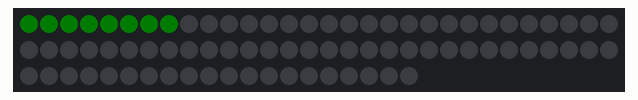
Recording of a sketch running on a simulated ATtiny85, built with avr-gcc and run on an emulated ATtiny85. On the bench: 80 RGB LEDs in strip order, left to right, continuing on the next row. Dim RGB values are drawn brighter than linear.

Above: at 0.4 s.
At 1.3 s:
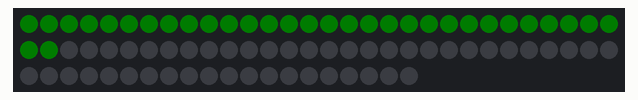
At 1.9 s:
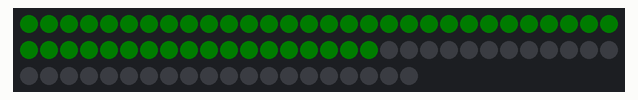
At 2.5 s:
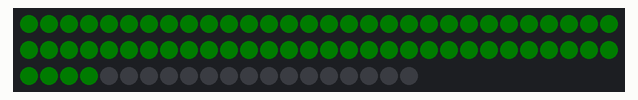
At 4.6 s:
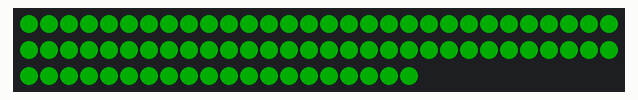

The sketch:

AndyMark_Simple_Lightsaber_Example.ino
```cpp
//This is simple "light saber" demo to show off the AM-2640 5V, Addressable LED strips http://www.andymark.com/product-p/am-2640.htm
//We ran this demo off of our AM-2287 ethernet arduino's http://www.andymark.com/product-p/am-2287.htm
//DO NOT try to power the whole strip off the arduino 5v regulator!
//At full bright white, the strip was drawing 1.5Amps or so. This will overheat the regulator.
//We recommend running these led strips off of the AM-0899 10-30Vin to 5V 5A out stepdown converter http://www.andymark.com/product-p/am-0899.htm
//If you want to get creative you could integrate this sound file to take this project to the next level http://www.mediacollege.com/downloads/sound-effects/star-wars/lightsaber/lightsaber_02.mp3
//Craig Kessler
//AndyMark , Inc. 12/04/2013

//https://code.google.com/p/fastspi/
//https://code.google.com/p/fastspi/wiki/CRGBreference
#include "FastSPI_LED2.h"

// How many leds are in the strip?
// The AM-2640 LED lightstrip is 2.5m long and has 80 leds.
// That is probably too long for a lightsaber but the strips can be cut to length at the junctions marked on the strip
// For easy wiring of cut strips use the AM-2641 clip on connector
#define NUM_LEDS 80

//Remember on the AM-2640 LED strip's yellow wire is ground! (don't blame us they come that way)

// Data pin that led data will be written out over
#define DATA_PIN 11   //Green wire from AM-2640's power connector

// Clock pin for SPI
#define CLOCK_PIN 13  //Blue wire from AM-2640's power connector

// This is an array of leds.  One item for each led in your strip.
CRGB leds[NUM_LEDS];

// This function sets up the leds and tells the controller about them
void setup()
{
  // Uncomment one of the following lines for your leds arrangement.
  // FastLED.addLeds<TM1803, DATA_PIN, RGB>(leds, NUM_LEDS);
  // FastLED.addLeds<TM1804, DATA_PIN, RGB>(leds, NUM_LEDS);
  // FastLED.addLeds<TM1809, DATA_PIN, RGB>(leds, NUM_LEDS);
  // FastLED.addLeds<WS2811, DATA_PIN, RGB>(leds, NUM_LEDS);
  // FastLED.addLeds<WS2812, DATA_PIN, RGB>(leds, NUM_LEDS);
  // FastLED.addLeds<WS2812B, DATA_PIN, RGB>(leds, NUM_LEDS);
  // FastLED.addLeds<UCS1903, DATA_PIN, RGB>(leds, NUM_LEDS);

  //This is the chipset in the AM-2640 LED strip
  FastLED.addLeds<WS2801, RGB>(leds, NUM_LEDS);

  // FastLED.addLeds<SM16716, RGB>(leds, NUM_LEDS);
  // FastLED.addLeds<LPD8806, RGB>(leds, NUM_LEDS);

  // FastLED.addLeds<WS2801, DATA_PIN, CLOCK_PIN, RGB>(leds, NUM_LEDS);
  // FastLED.addLeds<SM16716, DATA_PIN, CLOCK_PIN, RGB>(leds, NUM_LEDS);
  // FastLED.addLeds<LPD8806, DATA_PIN, CLOCK_PIN, RGB>(leds, NUM_LEDS);

  //Change the color value for the lightsaber color of your choice.
  //The last number controls how long the saber takes to complete the lighting sequence.
  light_saber_on(CRGB::Green, 35);
}

// This function runs over and over, and is where you do the magic to light
// your leds.
void loop()
{
  //Nothing to do here.  lightsaber function call is done once in setup()
}

void light_saber_on(uint32_t c, uint8_t wait)
{
  int led_number = 0;
  FastLED.clear();
  FastLED.setBrightness(5);

  for(led_number = 0; led_number < NUM_LEDS; led_number++)
  {
    delay(wait);
    leds[led_number] = c;
    FastLED.show();
    //FastLED.show_one(led_number, led_brightness);
  }
  //Increase "beam" intensity with "power flicker"
  for (int led_brightness = 5; led_brightness <= 100; led_brightness+=5  )
  {
    FastLED.setBrightness(led_brightness);
    FastLED.show();
    delay(40);
  }
  for (int led_brightness = 100; led_brightness >= 50; led_brightness-=5  )
  {
    FastLED.setBrightness(led_brightness);
    FastLED.show();
    delay(30);
  }
  for (int led_brightness = 50; led_brightness <= 100; led_brightness+=5  )
  {
    FastLED.setBrightness(led_brightness);
    FastLED.show();
    delay(25);
  }
  return;
}
```

FastSPI_LED2.h
```cpp
#warning "This file is going away, please us FastLED.h in the future!"
#include<FastLED.h>
```
